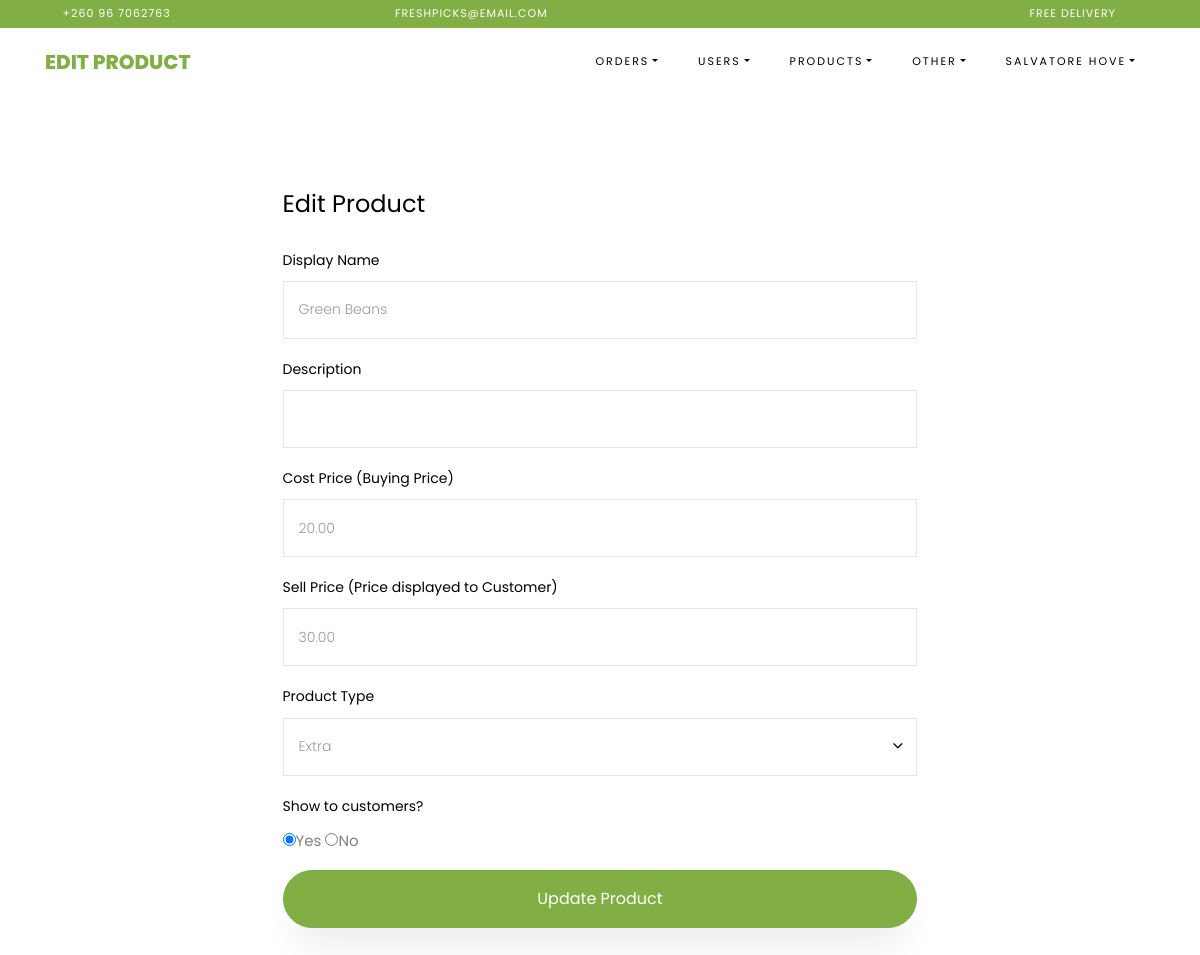
/admin/products/edit?product_id=4 (signed in), run on the app's committed database.
### freshpicks/databaseModels.py (models this page shows, shortened)
class Products(db.Model):
    id = db.Column(db.Integer, primary_key=True, autoincrement=True, unique=True)
    name = db.Column(db.String(), unique=True, nullable=False)
    description = db.Column(db.String(), nullable=True)
    sell_price = db.Column(db.Float(), nullable=False)
    cost_price = db.Column(db.Float(), nullable=False)
    image_location = db.Column(db.String(), unique=True, nullable=False)
    is_box = db.Column(db.Boolean(), default=False, nullable=False)
    is_displayed = db.Column(db.Boolean(), default=False, nullable=False)

### freshpicks/admins/routes.py (the view, shortened to what this page needs)
@admins.route('/admin/products/edit', methods=['POST', 'GET'])
def edit_product():
    if not g.admins:
        return redirect(url_for('.admin'))
    p_id = request.args.get('product_id', 1, type=int)
    product = Products.query.filter_by(id=p_id).first()
    return render_template('admin/admin_edit_products.html', product=product)

### freshpicks/admins/routes.py (called while the page is built)
@admins.before_request
def before_request():
    g.admins = None
    if 'admin_username' in session:
        g.admins = session['admin_username']

### freshpicks/templates/admin/admin_edit_products.html (shortened to what this page needs)
{% extends 'admin/admin_template.html' %}
{% block navbar %}Edit Product{% endblock %}
{% block content %}
    <section class="ftco-section">
        <div class="container">
            <div class="row justify-content-center">
                <div class="col-xl-7 ftco-animate">
                    {% if product %}
                        <form action="{{ url_for('admins.edit_product', product_id = product.id) }}" method="post"
                              class="billing-form"
                              enctype="multipart/form-data">
                            <h3 class="mb-4 billing-heading">Edit Product</h3>
                            <div class="row align-items-end">
                                <div class="col-md-12">
                                    <div class="form-group">
                                        <label for="full-name">Display Name</label>
                                        <input type="text" class="form-control" name="product-name"
                                               value="{{ product.name }}" required>
                                    </div>
                                </div>
                                <div class="col-md-12">
                                    <div class="form-group">
                                        <label for="home-address">Description</label>
                                        <input type="text" class="form-control" name="product-description"
                                               value="{{ product.description }}">
                                    </div>
                                </div>
                                <div class="col-md-12">
                                    <div class="form-group">
                                        <label for="town-city">Cost Price (Buying Price)</label>
                                        <input type="text" class="form-control" name="cost-price"
                                               value="{{ "%.2f"|format(product.cost_price) }}"
                                               required>
                                    </div>
                                </div>
                                <div class="col-md-12">
                                    <div class="form-group">
                                        <label for="town-city">Sell Price (Price displayed to Customer)</label>
                                        <input type="text" class="form-control" name="sell-price"
                                               value="{{ "%.2f"|format(product.sell_price) }}"
                                               required>
                                    </div>
                                </div>
                                <div class="col-md-12">
                                    <div class="form-group">
                                        <label for="product-type">Product Type</label>
                                        <div class="select-wrap">
                                            <div class="icon"><span class="ion-ios-arrow-down"></span></div>
                                            <select name="product-type" class="form-control">
                                                <option value="extra" {% if not product.is_box %}
                                                        selected="selected"{% endif %}>
                                                    Extra
                                                </option>
                                            </select>
                                        </div>
                                    </div>
                                </div>
                                <div class="col-md-12">
                                    <div class="form-group">
                                        <label for="display">Show to customers?</label><br>
                                        <input type="radio" name="display" value="yes"
                                                {% if product.is_displayed %} checked="checked"{% endif %}>Yes
                                        <input type="radio" name="display" value="no"
                                                {% if  not product.is_displayed %} checked="checked"{% endif %}>No
                                    </div>
                                </div>
                            </div>
                            <div>
                                <button type="submit" class="col-md-12 btn btn-primary py-3 px-4">Update Product
                                </button>
                            </div>
                        </form>
                    {% endif %}
                </div>
            </div>
        </div>
    </section>
{% endblock %}

### data on the page
Products: product-name "Green Beans", cost-price "20.00", sell-price "30.00", product-type "Extra", is_displayed "☑"

### other printed values
{{ session['name'] }} "SALVATORE HOVE"
